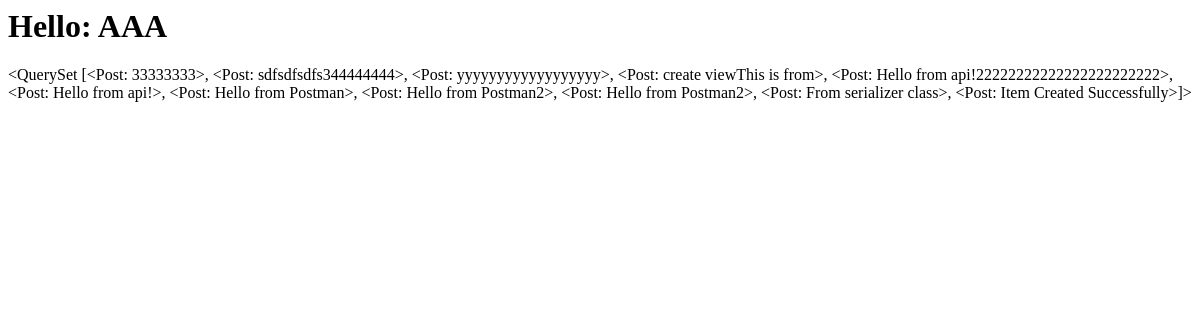
The page /blog/cbv-index/ on the database as committed earlier.
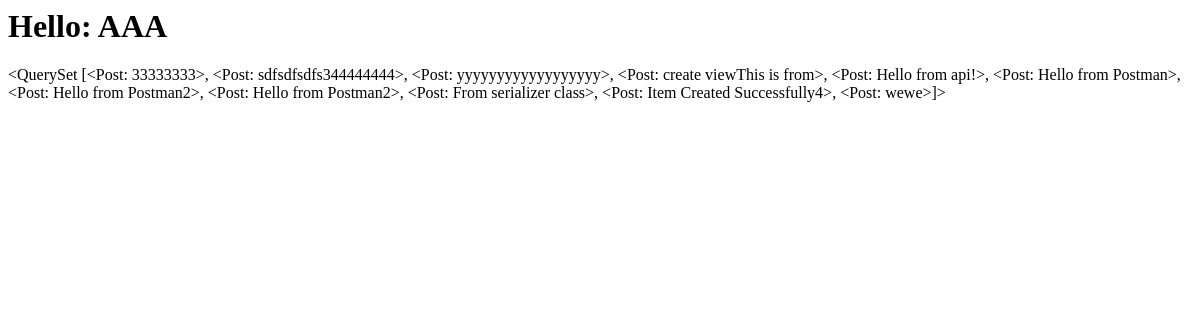
The same page on the database as committed later.
### blog/models.py (models this page shows)
class Post(models.Model):
    author = models.ForeignKey('accounts.Profile', on_delete=models.CASCADE)
    image = models.ImageField(null=True, blank=True)
    title = models.CharField(max_length=250)
    content = models.TextField()
    status = models.BooleanField()
    category = models.ForeignKey('Category', on_delete=models.SET_NULL, null=True)
    created_at = models.DateTimeField(auto_now_add=True)
    updated_at = models.DateTimeField(auto_now=True)
    published_at = models.DateTimeField()
    def __str__(self):
        return self.title

### blog/views.py (the view)
# urls.py: path('cbv-index/', views.IndexView.as_view(), name='cbv-index'),
class IndexView(TemplateView):
    template_name = 'index.html'
    def get_context_data(self, **kwargs):
        context = super().get_context_data(**kwargs)
        context['name'] = 'AAA'
        context['posts'] = Post.objects.all()
        return context

### templates/index.html
<h1>Hello: {{name}}</h1>
{{posts}}

Rows that differ between the two databases and show on the page:
changed through a linked row, Post: title.title "…from>, <Post: Hello from api!22222222222222222222222>, <Post: Hello from api!>, <Post: Hello from Postman>, <Post: Hello from Postman2>, <Post: Hello from Postman2>, <Post: From serializer class>, <Post: Item Created Successfully>]>" → "…from>, <Post: Hello from api!>, <Post: Hello from Postman>, <Post: Hello from Postman2>, <Post: Hello from Postman2>, <Post: From serializer class>, <Post: Item Created Successfully4>, <Post: wewe>]>"
